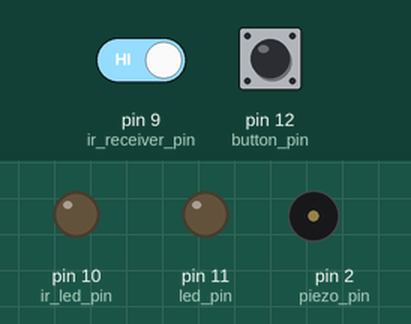
Recording of a sketch running on a simulated Arduino Uno, built with avr-gcc and run on an emulated ATmega328P. Parts: output pins drawn as LEDs (lit = HIGH), buzzer (waves = sounding). Inputs (shaded band) come from the test bench; at power-on: pin 9 (ir_receiver_pin) HIGH, pin 12 (button_pin) LOW.

Above: at 1.8 s.
1.9 s: pin 9 (ir_receiver_pin) driven LOW
At 2.07 s:
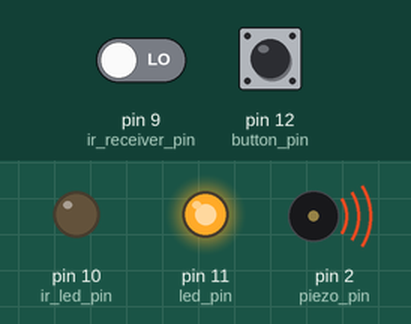
4.9 s: pin 9 (ir_receiver_pin) driven HIGH
At 6.2 s:
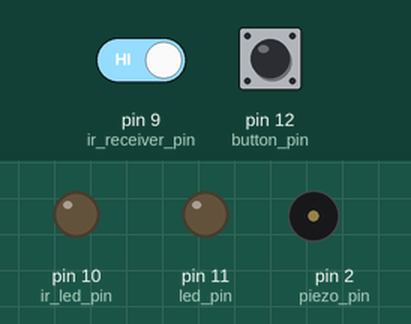
Timing chart, 0 to 7.9 s (numbered marks = the images above; inputs shaded):
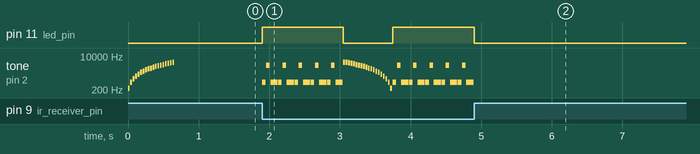

The sketch:

Sketch_7.ino
```cpp
//Sketch_7
/* This program goes with Lab 7 of the OpenTag laser tag tutorial.
It plays a basic game of free for all laser tag. A player is out
if they get tagged 5 times.
We will change the unit so that it only sends a tag when the button is pressed.
*/


#include <TimerOne.h>
//TimerOne will make it easy to pule an infrared LED 38,000 times a second

// Variables (nicknames for pins)
int button_pin = 12;
int led_pin = 11;
int ir_led_pin = 10;
int ir_receiver_pin = 9;
int piezo_pin = 2;

//you start with 5 health.
int health = 5;

void setup() {
  //start timer1 at 38,000 times a second, which is about once every 26 milliseconds
  Timer1.initialize(26);

  //tell the arduino if a pin is input/output
  pinMode( button_pin, INPUT);
  pinMode(led_pin, OUTPUT);
  pinMode(ir_led_pin, OUTPUT);
  pinMode(ir_receiver_pin, INPUT);
  pinMode(piezo_pin, OUTPUT);

  //startup noise
  int count = 0;
      for (count = 1; count < 20; count++){
        tone(piezo_pin, count*250);
        delay(25);
        noTone(piezo_pin);
        delay(10);
      }
}

void loop() {
  int button_state = digitalRead( button_pin );   //read button
  /*
  Now that we know what state the button is in, we want to know if the button
  has gone from high to low. To do this, we are going to use a function.
  A function is a piece of code that you write and give a name. As the code you
  write gets more complicated, you can write functions to break the code up into
  smaller pieces that perform a specific function.

  A function can have inputs and outputs. You put functions after void loop(){
  code. (go to the bottom of the code to see the change_state_checker function
  We are going to write the change_state_checker function to output a 0 if the
  button hasn't been pressed, and a 1 if the button is pressed.
  */
  int button_changed = change_state_checker( button_state );
  if (button_changed == 1) {           //if the button is pushed
    if (health > 0){                    //if we have health

      Timer1.pwm(ir_led_pin, 512);      //send pulse
      delay(10);                        //delay for 10 milliseconds
      Timer1.disablePwm(ir_led_pin);    //turn off Timer One

      tone(piezo_pin, 5000);           //make a high pitched sound
      delay(25);                       //wait for 0.025 seconds
      noTone(piezo_pin);               //stop making sound
      delay(25);                       //wait for a little bit
    }
    else{                              //if we don't have health
      //if we don't have helth, make a different sound
      tone(piezo_pin, 220);           //play first sound
      delay(25);
      noTone(piezo_pin);
      delay(10);                      //add a delay between notes
      tone(piezo_pin, 110);           //play second sound
      delay(75);                      //play second sound longer
      noTone(piezo_pin);
    }
  }

  //now, we want to see if we are getting tagged
  int ir_receiver_state = digitalRead(ir_receiver_pin);
  //if the receiver sees something, it will send a LOW or 0 signal
  if (ir_receiver_state == 0){
    //when we are tagged, we lose 1 health.
    health = health - 1;

    //turn on LED to also indicate that we were tagged
    digitalWrite(led_pin, HIGH);    //turn LED on

    /*****
    We also want to make a sound to indicate that we have
    received a tag. Let's make it make three sounds this time.
    */
    tone(piezo_pin, 500);          //play first sound
    delay(50);
    noTone(piezo_pin);
    delay(10);
    tone(piezo_pin, 3500);           //play second sound
    delay(50);
    noTone(piezo_pin);
    delay(10);
    tone(piezo_pin, 500);          //play third sound
    delay(100);
    noTone(piezo_pin);              //stop playing sound
    delay(10);

    digitalWrite(led_pin, LOW);     //then turn LED off

    if (health == 0){              //if we are out of health
      //if we are out of healh, make the I'm out sound
      int count = 0;               //create a variable
      for (count = 20; count > 0; count--){  //play sounds from high to low pitch
        tone(piezo_pin, count*250);
        delay(25);
        noTone(piezo_pin);
        delay(10);
      }
    }
  }
}

/*
below is the function change_state_checker. It outputs an integer (int), which
is why there is int in front of the name of the function. All of the variables
that we use will be integers, so whenever a function outputs a number or has
a number as an input, we will have it be an int.
The name of the function is:
change_state_checker. Name functions something that describes what they do
so that you remember what they do. This one checks if the state of the button
has changed. It takes in the current_state of the button, which is also an
integer, which is why there is int in front of it.
I put a /**** in front of and behind the function description so that I can find
it easily in the code. You should always have a description of what the function
does above it so that you know what it does. It will also help you write the
function if you know what it is supposed to take as an input and output.
*/

/**********
change_state_checker
checks to see if the button has already been pressed
Outputs 1 if button changes from 0 to 1
outputs 0 otherwise
***********/
int change_state_checker(int current_state){
  //in order to know whether the button was just pressed, we need to know the
  //last state of the button (whether or not the button was pressed the last time
  //that we checked the state of the button.
  static int last_state;
  /*you need to tell the arduino to remember the variable last_state. If you make
  it a static int, then the arduino will remember it every time the code calls
  this function.
  we want to check if the current state of the button is not equal to the state
  the button was in before (the last state). To check if something is not equal,
  you use != instead of ==.
  */
  if (current_state != last_state){     //if the state of the button has changed
  /*
  Now we want to check to see if the button's last state was low. This means that
  the button went from unpressed to pressed
  */
     if (last_state == 0){       //if the last state of the button was not pressed
      //before I output something out of the function, I need to set the
      //last_state of the button to the current_state. That means that the next
      //time that we call this function, it will say that the last state is
      //the state that the button is now
      last_state = current_state;          //save the change in the current state
      return 1;     //if the button changed from 0 to 1, output 1
     }
  }
  /*
  If the button did not go from high to low, we want to return a 0. First, though,
  we need to tell the arduino to set the last state to the current state so that
  the next time we call the function, the arduino will remember the state that the
  button is now
  */
  last_state = current_state;       //reset last_state to current_state
  return 0;                         //return 0 if I didn't get a change from 0 to 1
 }

//Srpc sri tia tiv tywl
```

Measured:
- after the input at 1.9 s, pin 11 (led_pin): LOW → HIGH at once, → LOW 1.2 s later, → HIGH 0.70 s later; tone on pin 2 (piezo_pin): plays 500 Hz for 0.05 s, 3500 Hz for 0.05 s, 500 Hz for 0.10 s, 500 Hz for 0.05 s, 3500 Hz for 0.05 s, 500 Hz for 0.10 s … (50 notes in this stretch), starting at once
- after the input at 4.9 s, pin 11 (led_pin): HIGH → LOW at once; tone on pin 2 (piezo_pin): stops changing and stays silent
